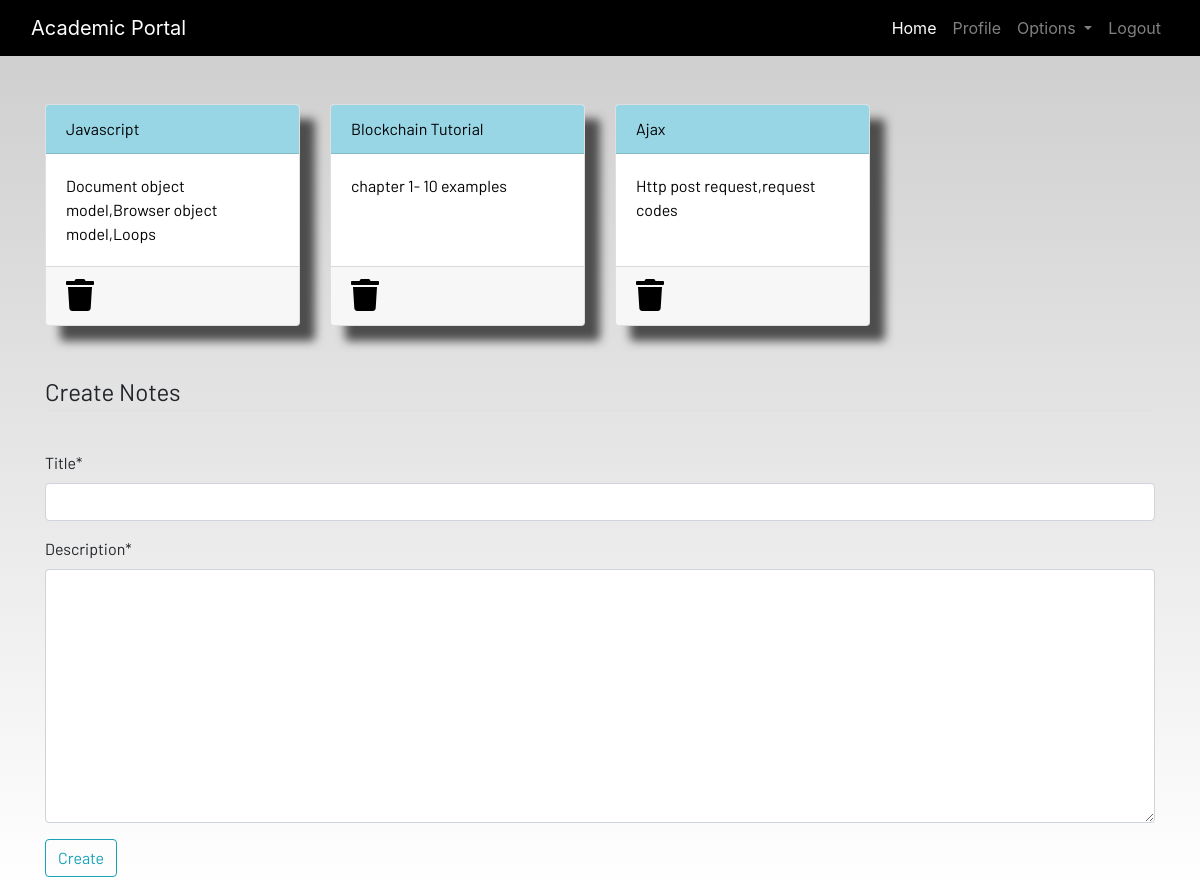
Screenshot of /notes (signed in) with the database file from the repository.
### dashboard/models.py (models this page shows, shortened)
class Notes(models.Model):
    user = models.ForeignKey(User,on_delete= models.CASCADE)
    title = models.CharField(max_length=200)
    description = models.TextField()
    class Meta:
        verbose_name = "notes"
        verbose_name_plural = "notes"

### dashboard/views.py (the view)
# urls.py: path('notes',views.notes,name='notes'),
@login_required
def notes(request):
    if request.method == "POST":
        form = NotesForm(request.POST)
        if form.is_valid():
            notes = Notes(user=request.user,title=request.POST['title'],description=request.POST['description'])
            notes.save()
        messages.success(request,f"Notes Added  from{request.user.username} Successfully !")
    else:
        form = NotesForm()
    notes = Notes.objects.filter(user=request.user)
    context = {'notes':notes,'form':form}
    return render(request,'dashboard/notes.html',context)

### dashboard/forms.py
class NotesForm(forms.ModelForm):
    class Meta:
        model = Notes
        fields =['title','description']

### dashboard/templates/dashboard/notes.html (shortened to what this page needs)
{% extends 'dashboard/base.html' %}
{% load static %}
{% load crispy_forms_tags %}
{% block content %}
<div class="container">
    <div class="row">
        {% for note in notes %}
        <div class="col-md-3">
            <a href="{% url 'notes-detail' note.id %}">
                <div class="card">
                    <div class="card-header">{{note.title}}</div>
                    <div class="card-body">{{note.description|slice:"0:100"}}</div>
                    <div class="card-footer mt-auto "><a href="{% url 'delete-note' note.id %}">
                        <i class="fa fa-trash fa-2x"></i></a>
                    </div>
                </div>
            </a>
        </div>
        {% endfor %}
        <br><br>
    </div>
</div>
<br><br>
<div class="container">
    <form method="POST">
        <fieldset class="form-group">
            <legend class="border-bottom mb-4">Create Notes</legend>
        </fieldset>
        {{form|crispy}}
        <div class="form-group">
            <button href="" class="btn btn-outline-info" type="submit">
                Create
            </button>
        </div>
    </form>
</div>
{% endblock content %}

### static/css/main.css (style rules this page uses)
html { scroll-behavior: smooth; height: 100%; width: 100%; }
.card { box-shadow: 15px 15px 10px rgb(78, 77, 77); }
a { text-decoration: none !important; color: black; }
.card-header { color: black !important; background: rgb(152, 214, 230) !important; transition: 0.3s ease-in; }
html, body { max-width: 100%; overflow-x: hidden; height: 100%; width: 100%; }
body { background: linear-gradient(rgba(0, 0, 0, 0.2), rgba(255, 255, 255, 0.5)); overflow-x: hidden; background-repeat: no-repeat; }
.card-header { background-color: rgb(133, 204, 231); }
.col-md-3 .card { width: 100%; height: 100%; }
.fa { color: black; }

### rows the page displays
Notes: title "Javascript", description "Document object model,Browser object model,Loops"
Notes: title "Blockchain Tutorial", description "chapter 1- 10 examples"
Notes: title "Ajax", description "Http post request,request codes"
